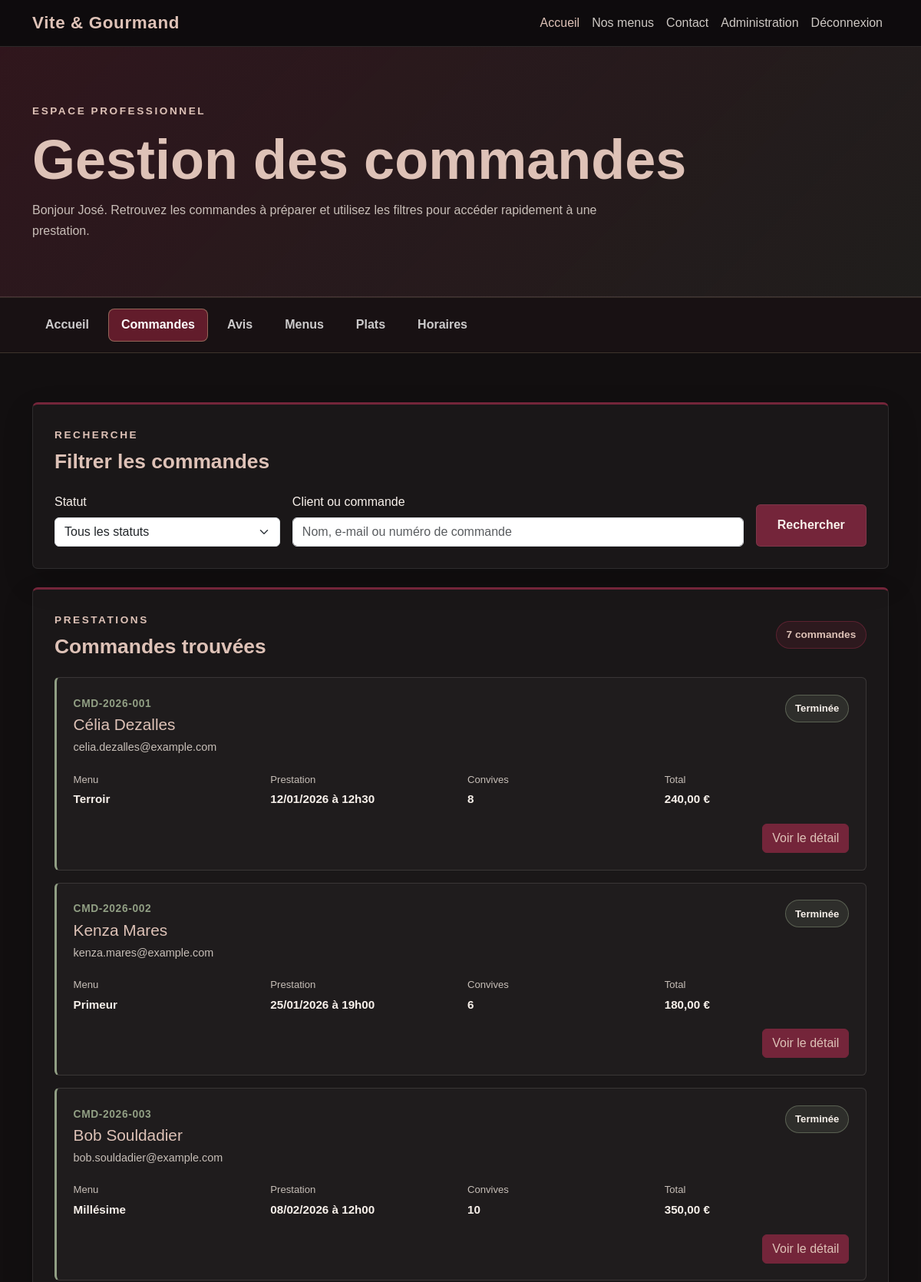
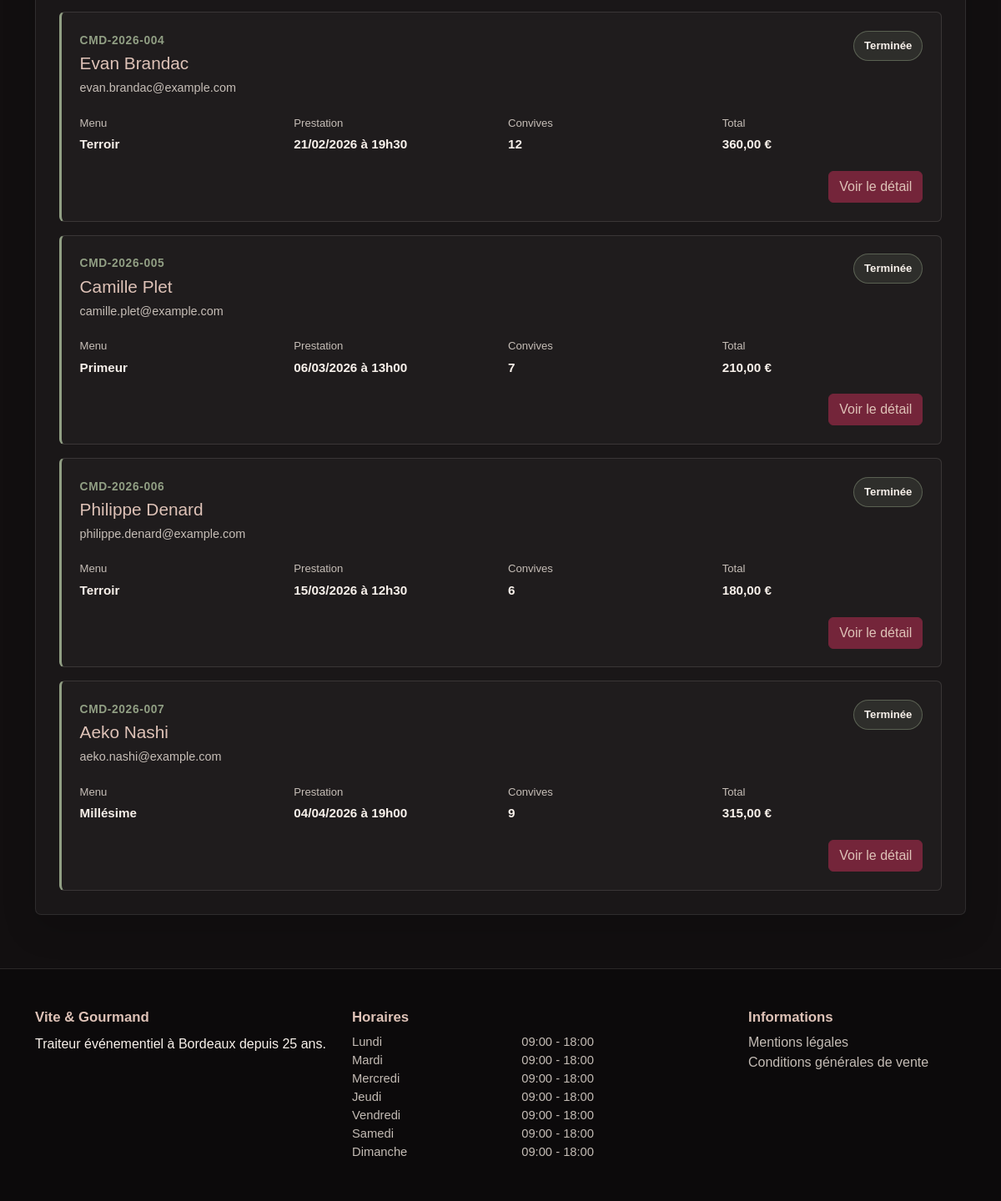
The page /employee/dashboard (signed in) on the database as committed earlier (2 pictures, top to bottom).
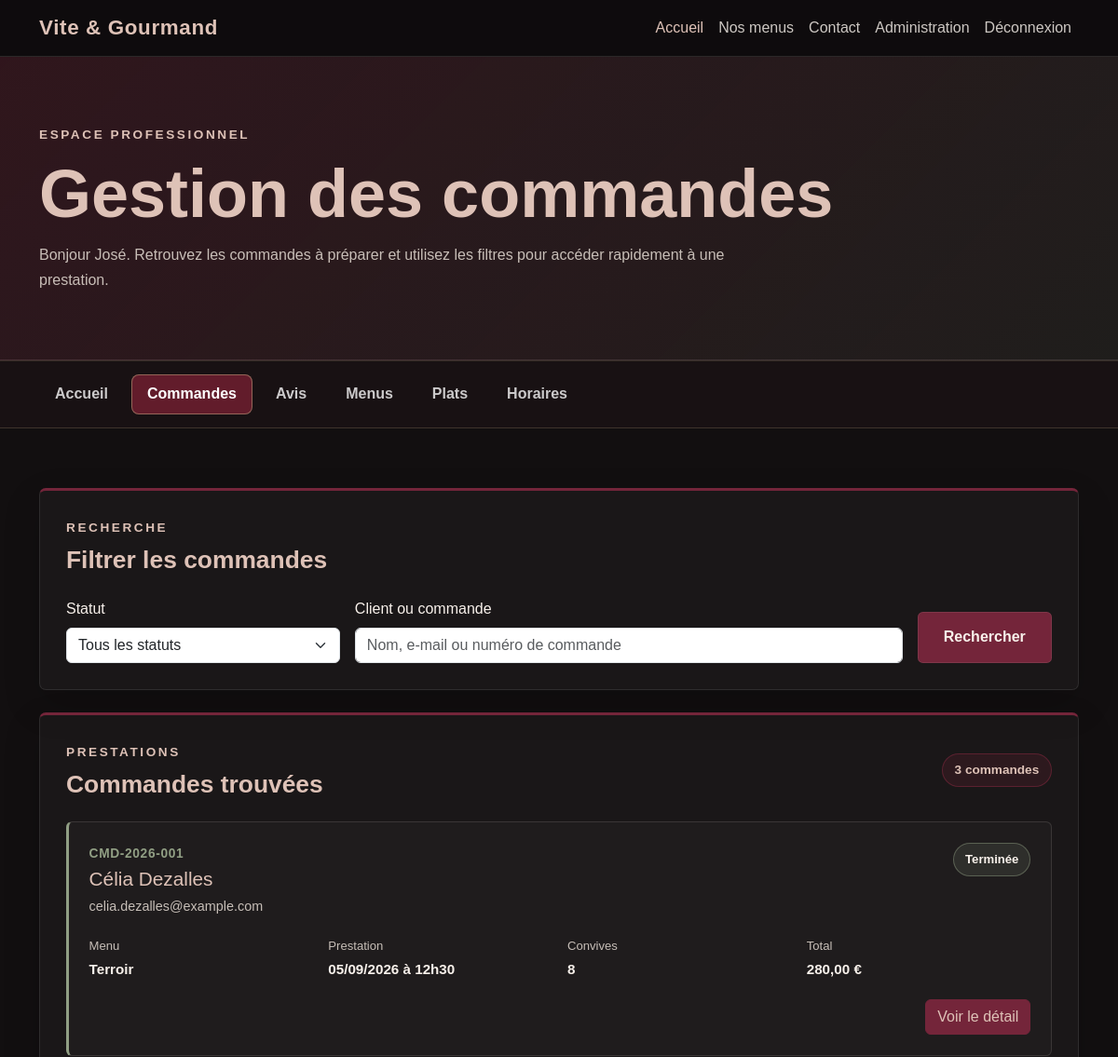
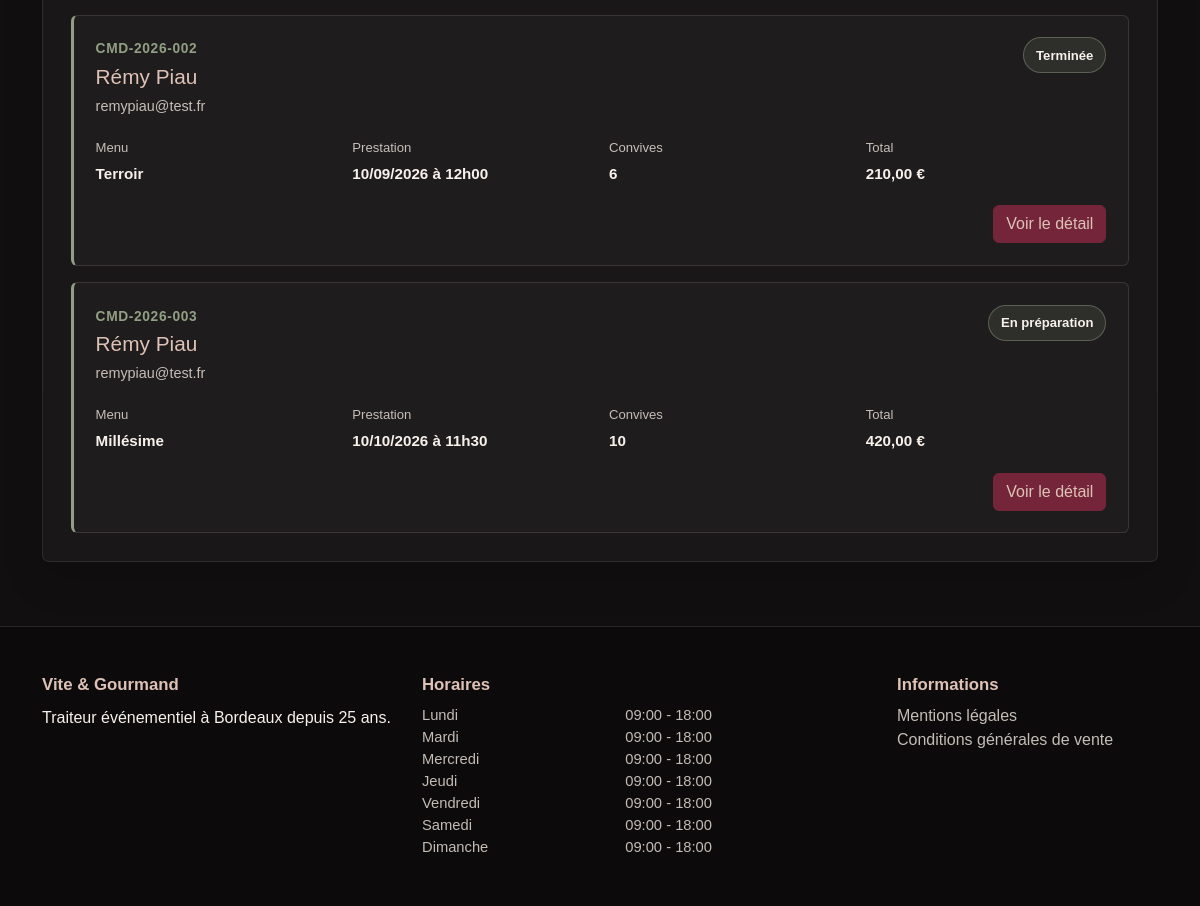
The same page on the database as committed later (2 pictures, top to bottom).
### tables this page shows
CREATE TABLE users (
    id INT AUTO_INCREMENT PRIMARY KEY,
    role_id INT NOT NULL,
    first_name VARCHAR(100) NOT NULL,
    last_name VARCHAR(100) NOT NULL,
    phone VARCHAR(20) NOT NULL,
    email VARCHAR(190) NOT NULL UNIQUE,
    address VARCHAR(255) NOT NULL,
    postal_code VARCHAR(10) NOT NULL,
    city VARCHAR(100) NOT NULL,
    password_hash VARCHAR(255) NOT NULL,
    is_active BOOLEAN NOT NULL DEFAULT TRUE,
    created_at TIMESTAMP NOT NULL DEFAULT CURRENT_TIMESTAMP,
    updated_at TIMESTAMP NOT NULL DEFAULT CURRENT_TIMESTAMP
        ON UPDATE CURRENT_TIMESTAMP,

    CONSTRAINT fk_users_role
        FOREIGN KEY (role_id)
        REFERENCES roles(id)
        ON DELETE RESTRICT
);

CREATE TABLE orders (
    id INT AUTO_INCREMENT PRIMARY KEY,
    order_number VARCHAR(30) NOT NULL UNIQUE,
    user_id INT NOT NULL,
    menu_id INT NOT NULL,
    current_status_id INT NOT NULL,
    customer_first_name VARCHAR(100) NOT NULL,
    customer_last_name VARCHAR(100) NOT NULL,
    customer_email VARCHAR(190) NOT NULL,
    customer_phone VARCHAR(20) NOT NULL,
    delivery_address VARCHAR(255) NOT NULL,
    delivery_postal_code VARCHAR(10) NOT NULL,
    delivery_city VARCHAR(100) NOT NULL,
    event_date DATE NOT NULL,
    delivery_time TIME NOT NULL,
    people_count INT NOT NULL,
    menu_price DECIMAL(10, 2) NOT NULL,
    delivery_price DECIMAL(10, 2) NOT NULL DEFAULT 0,
    total_price DECIMAL(10, 2) NOT NULL,
    cancellation_reason TEXT NULL,
    cancellation_contact_method VARCHAR(50) NULL,
    equipment_loaned BOOLEAN NOT NULL DEFAULT FALSE,
    equipment_return_deadline DATETIME NULL,
    equipment_returned_at DATETIME NULL,
    created_at TIMESTAMP NOT NULL DEFAULT CURRENT_TIMESTAMP,
    updated_at TIMESTAMP NOT NULL DEFAULT CURRENT_TIMESTAMP
        ON UPDATE CURRENT_TIMESTAMP,

    CONSTRAINT fk_orders_user
        FOREIGN KEY (user_id)
        REFERENCES users(id)
        ON DELETE RESTRICT,

    CONSTRAINT fk_orders_menu
        FOREIGN KEY (menu_id)
        REFERENCES menus(id)
        ON DELETE RESTRICT,

    CONSTRAINT fk_orders_current_status
        FOREIGN KEY (current_status_id)
        REFERENCES order_statuses(id)
        ON DELETE RESTRICT
);

CREATE TABLE order_statuses (
    id INT AUTO_INCREMENT PRIMARY KEY,
    name VARCHAR(100) NOT NULL UNIQUE
);

CREATE TABLE menus (
    id INT AUTO_INCREMENT PRIMARY KEY,
    theme_id INT NOT NULL,
    dietary_type_id INT NOT NULL,
    title VARCHAR(150) NOT NULL,
    description TEXT NOT NULL,
    conditions TEXT NOT NULL,
    minimum_order_days INT NOT NULL DEFAULT 1,
    available_from DATE NULL,
    available_until DATE NULL,
    minimum_people INT NOT NULL,
    base_price DECIMAL(10, 2) NOT NULL,
    stock_quantity INT NOT NULL DEFAULT 0,
    is_active BOOLEAN NOT NULL DEFAULT TRUE,
    created_at TIMESTAMP NOT NULL DEFAULT CURRENT_TIMESTAMP,
    updated_at TIMESTAMP NOT NULL DEFAULT CURRENT_TIMESTAMP
        ON UPDATE CURRENT_TIMESTAMP,

    CONSTRAINT fk_menus_theme
        FOREIGN KEY (theme_id)
        REFERENCES themes(id)
        ON DELETE RESTRICT,

    CONSTRAINT fk_menus_dietary_type
        FOREIGN KEY (dietary_type_id)
        REFERENCES dietary_types(id)
        ON DELETE RESTRICT
);

CREATE TABLE opening_hours (
    id INT AUTO_INCREMENT PRIMARY KEY,
    day_number TINYINT NOT NULL UNIQUE,
    day_name VARCHAR(20) NOT NULL,
    opening_time TIME NULL,
    closing_time TIME NULL,
    is_closed BOOLEAN NOT NULL DEFAULT FALSE
);

### app/Views/employee/dashboard.php (the view, shortened to what the rows shown need)
<section class="employee-dashboard-hero py-5">
    <div class="container py-4">
        <p class="section-subtitle mb-2">
            Espace professionnel
        </p>
        <h1 class="employee-dashboard-title">
            Gestion des commandes
        </h1>
        <p class="employee-dashboard-introduction mb-0">
            Bonjour
            <?php echo htmlspecialchars($user['first_name']); ?>.
            Retrouvez les commandes à préparer et utilisez les filtres
            pour accéder rapidement à une prestation.
        </p>
    </div>
</section>
<section class="employee-dashboard-section py-5">
    <div class="container py-3">
        <section class="employee-dashboard-card mb-4">
            <div class="employee-dashboard-card-header">
                <h2 class="employee-dashboard-card-title">
                    Filtrer les commandes
                </h2>
            </div>
        </section>
        <section class="employee-dashboard-card">
            <div class="employee-orders-heading">
                <div class="employee-dashboard-card-header mb-0">
                    <h2 class="employee-dashboard-card-title">
                        Commandes trouvées
                    </h2>
                </div>
            </div>
            <?php if (!empty($orders)): ?>
                <div class="employee-orders-list">
                    <?php foreach ($orders as $order): ?>
                        <?php
                        $eventDate = date_create(
                            $order['event_date']
                        );
                        $deliveryTime = date_create(
                            $order['delivery_time']
                        );
                        ?>
                        <article class="employee-order-card">
                            <div class="employee-order-card-header">
                                <div>
                                    <p class="employee-order-reference mb-1">
                                        <?php
                                        echo htmlspecialchars(
                                            $order['order_number']
                                        );
                                        ?>
                                    </p>
                                    <h3 class="employee-order-client">
                                        <?php
                                        echo htmlspecialchars(
                                            $order['customer_first_name']
                                                . ' '
                                                . $order['customer_last_name']
                                        );
                                        ?>
                                    </h3>
                                    <p class="employee-order-email mb-0">
                                        <?php
                                        echo htmlspecialchars(
                                            $order['customer_email']
                                        );
                                        ?>
                                    </p>
                                </div>
                                <span class="user-order-status">
                                    <?php
                                    echo htmlspecialchars(
                                        $order['status_name']
                                    );
                                    ?>
                                </span>
                            </div>
                            <div class="employee-order-information">
                                <div>
                                    <span class="user-order-label">
                                        Menu
                                    </span>
                                    <strong>
                                        <?php
                                        echo htmlspecialchars(
                                            $order['menu_title']
                                        );
                                        ?>
                                    </strong>
                                </div>
                                <div>
                                    <span class="user-order-label">
                                        Prestation
                                    </span>
                                    <strong>
                                        <?php
                                        echo $eventDate
                                            ? $eventDate->format('d/m/Y')
                                            : '';
                                        ?>
                                        à
                                        <?php
                                        echo $deliveryTime
                                            ? $deliveryTime->format('H\hi')
                                            : '';
                                        ?>
                                    </strong>
                                </div>
                                <div>
                                    <span class="user-order-label">
                                        Convives
                                    </span>
                                    <strong>
                                        <?php
                                        echo (int) $order['people_count'];
                                        ?>
                                    </strong>
                                </div>
                                <div>
                                    <span class="user-order-label">
                                        Total
                                    </span>
                                    <strong>
                                        <?php
                                        echo number_format(
                                            (float) $order['total_price'],
                                            2,
                                            ',',
                                            ' '
                                        );
                                        ?>
                                        €
                                    </strong>
                                </div>
                            </div>
                            <div class="employee-order-actions">
                                <a
                                    href="<?php
                                            echo BASE_URL
                                                . '/employee/order/detail?id='
                                                . (int) $order['id'];
                                            ?>"
                                    class="btn user-order-detail-button">
                                    Voir le détail
                                </a>
                            </div>
                        </article>
                    <?php endforeach; ?>
                </div>
            <?php endif; ?>
        </section>
    </div>
</section>

### app/Views/layouts/footer.php (shortened to what the rows shown need)
</main>
<footer class="site-footer">
    <div class="container py-5">
        <div class="row gy-4">
            <div class="col-lg-4 col-md-6">
                <h2 class="footer-title">
                    Vite & Gourmand
                </h2>
            </div>
            <div class="col-lg-5 col-md-6">
                <h2 class="footer-title">
                    Horaires
                </h2>
                <?php if (!empty($openingHours)): ?>
                    <ul class="opening-hours-list list-unstyled mb-0">
                        <?php foreach ($openingHours as $openingHour): ?>
                            <li class="opening-hours-item">
                                <span>
                                    <?php echo htmlspecialchars($openingHour['day_name']); ?>
                                </span>
                                <span>
                                    <?php if ((bool) $openingHour['is_closed']): ?>
                                        Fermé
                                    <?php else: ?>
                                        <?php
                                        echo htmlspecialchars(
                                            substr($openingHour['opening_time'], 0, 5)
                                        );
                                        ?>
                                        -
                                        <?php
                                        echo htmlspecialchars(
                                            substr($openingHour['closing_time'], 0, 5)
                                        );
                                        ?>
                                    <?php endif; ?>
                                </span>
                            </li>
                        <?php endforeach; ?>
                    </ul>
                <?php else: ?>
                    <p class="mb-0">
                        Les horaires seront bientôt disponibles.
                    </p>
                <?php endif; ?>
            </div>
            <div class="col-lg-3 col-md-6">
                <h2 class="footer-title">
                    Informations
                </h2>
            </div>
        </div>
    </div>
</footer>
</body>
</html>

Rows that differ between the two databases and show on the page:
removed orders: order_number "CMD-2026-004", customer_first_name+customer_last_name "Evan Brandac", customer_email "evan.brandac@example.com", current_status.name "Terminée", menu.title "Terroir", event_date "21/02/2026", delivery_time "19h30", people_count "12", total_price "360,00"
removed orders: order_number "CMD-2026-005", customer_first_name+customer_last_name "Camille Plet", customer_email "camille.plet@example.com", current_status.name "Terminée", menu.title "Primeur", event_date "06/03/2026", delivery_time "13h00", people_count "7", total_price "210,00"
removed orders: order_number "CMD-2026-006", customer_first_name+customer_last_name "Philippe Denard", customer_email "philippe.denard@example.com", current_status.name "Terminée", menu.title "Terroir", event_date "15/03/2026", delivery_time "12h30", people_count "6", total_price "180,00"
removed orders: order_number "CMD-2026-007", customer_first_name+customer_last_name "Aeko Nashi", customer_email "aeko.nashi@example.com", current_status.name "Terminée", menu.title "Millésime", event_date "04/04/2026", delivery_time "19h00", people_count "9", total_price "315,00"
changed orders "Célia Dezalles": event_date "12/01/2026" → "05/09/2026"; total_price "240,00" → "280,00"
changed orders "CMD-2026-002": customer_first_name+customer_last_name "Kenza Mares" → "Rémy Piau"; customer_email "kenza.mares@example.com" → "remypiau@test.fr"; menu.title "Primeur" → "Terroir"; event_date "25/01/2026" → "10/09/2026"; delivery_time "19h00" → "12h00"; total_price "180,00" → "210,00"
changed orders "Millésime": customer_first_name+customer_last_name "Bob Souldadier" → "Rémy Piau"; customer_email "bob.souldadier@example.com" → "remypiau@test.fr"; current_status.name "Terminée" → "En préparation"; event_date "08/02/2026" → "10/10/2026"; delivery_time "12h00" → "11h30"; total_price "350,00" → "420,00"
Other text that changed with them:
count($orders): "7" → "3"
